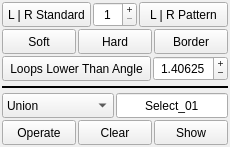
<?xml version="1.0" encoding="UTF-8"?>
<ui version="4.0">
	<class>WindowMain</class>
	<widget class="QMainWindow" name="WindowMain">
		<property name="geometry">
			<rect>
				<x>0</x>
				<y>0</y>
				<width>230</width>
				<height>147</height>
			</rect>
		</property>
		<property name="windowTitle">
			<string>Select</string>
		</property>
		<property name="windowIcon">
			<iconset>
				<normaloff>../icons/ToolSeq.svg</normaloff>
				../icons/ToolSeq.svg
			</iconset>
		</property>
		<widget class="QWidget" name="Widget_00">
			<layout class="QVBoxLayout" name="verticalLayout">
				<property name="spacing">
					<number>2</number>
				</property>
				<property name="leftMargin">
					<number>2</number>
				</property>
				<property name="topMargin">
					<number>2</number>
				</property>
				<property name="rightMargin">
					<number>2</number>
				</property>
				<property name="bottomMargin">
					<number>2</number>
				</property>
				<item>
					<widget class="QWidget" name="Widget_01" native="true">
						<layout class="QHBoxLayout" name="horizontalLayout" stretch="2,1,2">
							<property name="spacing">
								<number>2</number>
							</property>
							<property name="leftMargin">
								<number>0</number>
							</property>
							<property name="topMargin">
								<number>0</number>
							</property>
							<property name="rightMargin">
								<number>0</number>
							</property>
							<property name="bottomMargin">
								<number>0</number>
							</property>
							<item>
								<widget class="QPushButton" name="Button_LR_Standard">
									<property name="sizePolicy">
										<sizepolicy hsizetype="Ignored" vsizetype="Ignored">
											<horstretch>0</horstretch>
											<verstretch>0</verstretch>
										</sizepolicy>
									</property>
									<property name="minimumSize">
										<size>
											<width>0</width>
											<height>25</height>
										</size>
									</property>
									<property name="text">
										<string>L | R Standard</string>
									</property>
								</widget>
							</item>
							<item>
								<widget class="QSpinBox" name="Int_LR_Standard">
									<property name="sizePolicy">
										<sizepolicy hsizetype="Ignored" vsizetype="Ignored">
											<horstretch>0</horstretch>
											<verstretch>0</verstretch>
										</sizepolicy>
									</property>
									<property name="minimumSize">
										<size>
											<width>0</width>
											<height>25</height>
										</size>
									</property>
									<property name="alignment">
										<set>Qt::AlignCenter</set>
									</property>
									<property name="buttonSymbols">
										<enum>QAbstractSpinBox::PlusMinus</enum>
									</property>
									<property name="minimum">
										<number>1</number>
									</property>
									<property name="maximum">
										<number>9999</number>
									</property>
								</widget>
							</item>
							<item>
								<widget class="QPushButton" name="Button_LR_Pattern">
									<property name="sizePolicy">
										<sizepolicy hsizetype="Ignored" vsizetype="Ignored">
											<horstretch>0</horstretch>
											<verstretch>0</verstretch>
										</sizepolicy>
									</property>
									<property name="minimumSize">
										<size>
											<width>0</width>
											<height>25</height>
										</size>
									</property>
									<property name="text">
										<string>L | R Pattern</string>
									</property>
								</widget>
							</item>
						</layout>
					</widget>
				</item>
				<item>
					<widget class="QWidget" name="Widget_02" native="true">
						<layout class="QHBoxLayout" name="horizontalLayout_2">
							<property name="spacing">
								<number>2</number>
							</property>
							<property name="leftMargin">
								<number>0</number>
							</property>
							<property name="topMargin">
								<number>0</number>
							</property>
							<property name="rightMargin">
								<number>0</number>
							</property>
							<property name="bottomMargin">
								<number>0</number>
							</property>
							<item>
								<widget class="QPushButton" name="Button_SelectSoft">
									<property name="sizePolicy">
										<sizepolicy hsizetype="Ignored" vsizetype="Ignored">
											<horstretch>0</horstretch>
											<verstretch>0</verstretch>
										</sizepolicy>
									</property>
									<property name="minimumSize">
										<size>
											<width>0</width>
											<height>25</height>
										</size>
									</property>
									<property name="text">
										<string>Soft</string>
									</property>
								</widget>
							</item>
							<item>
								<widget class="QPushButton" name="Button_SelectHard">
									<property name="sizePolicy">
										<sizepolicy hsizetype="Ignored" vsizetype="Ignored">
											<horstretch>0</horstretch>
											<verstretch>0</verstretch>
										</sizepolicy>
									</property>
									<property name="minimumSize">
										<size>
											<width>0</width>
											<height>25</height>
										</size>
									</property>
									<property name="text">
										<string>Hard</string>
									</property>
								</widget>
							</item>
							<item>
								<widget class="QPushButton" name="Button_SelectBorder">
									<property name="sizePolicy">
										<sizepolicy hsizetype="Ignored" vsizetype="Ignored">
											<horstretch>0</horstretch>
											<verstretch>0</verstretch>
										</sizepolicy>
									</property>
									<property name="minimumSize">
										<size>
											<width>0</width>
											<height>25</height>
										</size>
									</property>
									<property name="text">
										<string>Border</string>
									</property>
								</widget>
							</item>
						</layout>
					</widget>
				</item>
				<item>
					<widget class="QWidget" name="Widget_03" native="true">
						<layout class="QHBoxLayout" name="horizontalLayout_5" stretch="2,1">
							<property name="spacing">
								<number>2</number>
							</property>
							<property name="leftMargin">
								<number>0</number>
							</property>
							<property name="topMargin">
								<number>0</number>
							</property>
							<property name="rightMargin">
								<number>0</number>
							</property>
							<property name="bottomMargin">
								<number>0</number>
							</property>
							<item>
								<widget class="QPushButton" name="Button_SelectAngle">
									<property name="sizePolicy">
										<sizepolicy hsizetype="Ignored" vsizetype="Ignored">
											<horstretch>0</horstretch>
											<verstretch>0</verstretch>
										</sizepolicy>
									</property>
									<property name="minimumSize">
										<size>
											<width>0</width>
											<height>25</height>
										</size>
									</property>
									<property name="text">
										<string>Loops Lower Than Angle</string>
									</property>
								</widget>
							</item>
							<item>
								<widget class="QDoubleSpinBox" name="Float_SelectAngle">
									<property name="sizePolicy">
										<sizepolicy hsizetype="Ignored" vsizetype="Ignored">
											<horstretch>0</horstretch>
											<verstretch>0</verstretch>
										</sizepolicy>
									</property>
									<property name="minimumSize">
										<size>
											<width>0</width>
											<height>25</height>
										</size>
									</property>
									<property name="alignment">
										<set>Qt::AlignCenter</set>
									</property>
									<property name="buttonSymbols">
										<enum>QAbstractSpinBox::PlusMinus</enum>
									</property>
									<property name="decimals">
										<number>5</number>
									</property>
									<property name="maximum">
										<double>360.000000000000000</double>
									</property>
									<property name="singleStep">
										<double>0.100000000000000</double>
									</property>
									<property name="value">
										<double>1.406250000000000</double>
									</property>
								</widget>
							</item>
						</layout>
					</widget>
				</item>
				<item>
					<widget class="Line" name="Widget_04">
						<property name="sizePolicy">
							<sizepolicy hsizetype="Ignored" vsizetype="Fixed">
								<horstretch>0</horstretch>
								<verstretch>0</verstretch>
							</sizepolicy>
						</property>
						<property name="minimumSize">
							<size>
								<width>0</width>
								<height>8</height>
							</size>
						</property>
						<property name="frameShadow">
							<enum>QFrame::Plain</enum>
						</property>
						<property name="lineWidth">
							<number>2</number>
						</property>
						<property name="orientation">
							<enum>Qt::Horizontal</enum>
						</property>
					</widget>
				</item>
				<item>
					<widget class="QWidget" name="Widget_05" native="true">
						<layout class="QHBoxLayout" name="horizontalLayout_3">
							<property name="spacing">
								<number>2</number>
							</property>
							<property name="leftMargin">
								<number>0</number>
							</property>
							<property name="topMargin">
								<number>0</number>
							</property>
							<property name="rightMargin">
								<number>0</number>
							</property>
							<property name="bottomMargin">
								<number>0</number>
							</property>
							<item>
								<widget class="QComboBox" name="Combo_Operate">
									<property name="sizePolicy">
										<sizepolicy hsizetype="Ignored" vsizetype="Ignored">
											<horstretch>0</horstretch>
											<verstretch>0</verstretch>
										</sizepolicy>
									</property>
									<property name="minimumSize">
										<size>
											<width>0</width>
											<height>25</height>
										</size>
									</property>
									<property name="currentIndex">
										<number>0</number>
									</property>
									<item>
										<property name="text">
											<string>Union</string>
										</property>
									</item>
									<item>
										<property name="text">
											<string>Subtract 1-2</string>
										</property>
									</item>
									<item>
										<property name="text">
											<string>Subtract 2-1</string>
										</property>
									</item>
									<item>
										<property name="text">
											<string>Intersect</string>
										</property>
									</item>
								</widget>
							</item>
							<item>
								<widget class="QLineEdit" name="Line_SetsName">
									<property name="sizePolicy">
										<sizepolicy hsizetype="Ignored" vsizetype="Ignored">
											<horstretch>0</horstretch>
											<verstretch>0</verstretch>
										</sizepolicy>
									</property>
									<property name="minimumSize">
										<size>
											<width>0</width>
											<height>25</height>
										</size>
									</property>
									<property name="text">
										<string>Select_01</string>
									</property>
									<property name="alignment">
										<set>Qt::AlignCenter</set>
									</property>
								</widget>
							</item>
						</layout>
					</widget>
				</item>
				<item>
					<widget class="QWidget" name="Widget_06" native="true">
						<layout class="QHBoxLayout" name="horizontalLayout_4">
							<property name="spacing">
								<number>2</number>
							</property>
							<property name="leftMargin">
								<number>0</number>
							</property>
							<property name="topMargin">
								<number>0</number>
							</property>
							<property name="rightMargin">
								<number>0</number>
							</property>
							<property name="bottomMargin">
								<number>0</number>
							</property>
							<item>
								<widget class="QPushButton" name="Button_Operate">
									<property name="sizePolicy">
										<sizepolicy hsizetype="Ignored" vsizetype="Ignored">
											<horstretch>0</horstretch>
											<verstretch>0</verstretch>
										</sizepolicy>
									</property>
									<property name="minimumSize">
										<size>
											<width>0</width>
											<height>25</height>
										</size>
									</property>
									<property name="text">
										<string>Operate</string>
									</property>
								</widget>
							</item>
							<item>
								<widget class="QPushButton" name="Button_Clear">
									<property name="sizePolicy">
										<sizepolicy hsizetype="Ignored" vsizetype="Ignored">
											<horstretch>0</horstretch>
											<verstretch>0</verstretch>
										</sizepolicy>
									</property>
									<property name="minimumSize">
										<size>
											<width>0</width>
											<height>25</height>
										</size>
									</property>
									<property name="text">
										<string>Clear</string>
									</property>
								</widget>
							</item>
							<item>
								<widget class="QPushButton" name="Button_Show">
									<property name="sizePolicy">
										<sizepolicy hsizetype="Ignored" vsizetype="Ignored">
											<horstretch>0</horstretch>
											<verstretch>0</verstretch>
										</sizepolicy>
									</property>
									<property name="minimumSize">
										<size>
											<width>0</width>
											<height>25</height>
										</size>
									</property>
									<property name="text">
										<string>Show</string>
									</property>
								</widget>
							</item>
						</layout>
					</widget>
				</item>
			</layout>
		</widget>
	</widget>
	<resources/>
	<connections/>
</ui>
